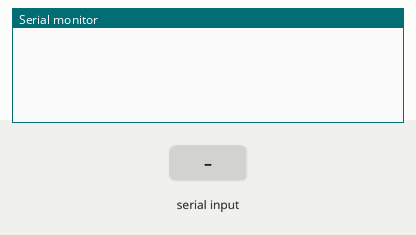
Recording of a sketch running on a simulated Arduino Uno, built with avr-gcc and run on an emulated ATmega328P. Shown: the last lines printed to the serial monitor. The test bench sets the inputs (shaded band).

Above: at 1.2 s.
1.3 s: "90,45\n" received over Serial
At 2.3 s:
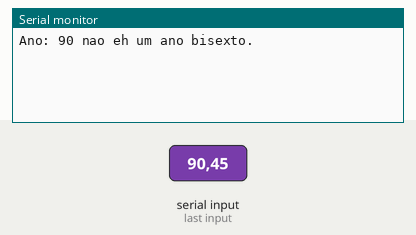
2.8 s: "0\n" received over Serial
At 3.4 s:
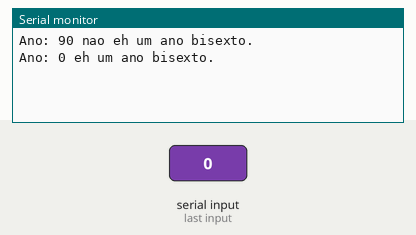

Measured:
- after the input at 1.3 s, the serial monitor: prints a new line at once (image 1)
- after the input at 2.8 s, the serial monitor: prints a new line at once (image 2)

The sketch:

Ano_Bisexto.ino
```cpp
// incremento DEcremento
// Colocar aqui variáveis iniciais do sistema e do sketch criado:
#define maxchars 10 // Define o número máximo de caracteres a ser digitado para a data

 boolean Anobisexto(int ano);
 int ReadLine(char palavra[]);
 void setup()
{
 Serial.begin(115200);
}

void loop()
{
 if (Serial.available()>0) // essa função retorna o numero de bytes que estão no buffer serial
   {
     int bufferCount;
     int year;
     char myData[maxchars +1]; // Cria um array de caracteres com um espaçoa mais que maxchars, para o null
     bufferCount = ReadLine(myData);
     year = atoi(myData); // converte a data para numero inteiro
     Serial.print("Ano: ");
     Serial.print(year);
     if (Anobisexto(year) == false)
     {
         Serial.print(" nao");
     }
     Serial.print(" eh um ano bisexto.");
     Serial.print("\n");
   }
}
/***
 Determina se o ano digitado é bisexto
 parametro:
 int ano : o ano a ser testado
 retorno:
 true, se o ano for bisexto; false, se o ano não for bisexto
 ***/
boolean Anobisexto(int ano)
{
int a = ano;
if ((a % 4 == 0) && (a % 100 !=0) || (a % 400 == 0))
  {
    return true;
  }
  else return false;
}
/***
 Le dados da porta serial até ser digitado enter
 parametro:
 char palavra[] array de caracteres tratado como null
 valor de retorno:
 int num numero de caracteres digitados
 ***/

int ReadLine(char palavra[])
{
char c;
int indice = 0;
while (true)
   {
    if (Serial.available() >0)
       {
        indice = Serial.readBytesUntil('\n', palavra, maxchars);
        palavra[indice] = '\0'; // recebe null
        break;
       }
   }
   return indice;
}
```
